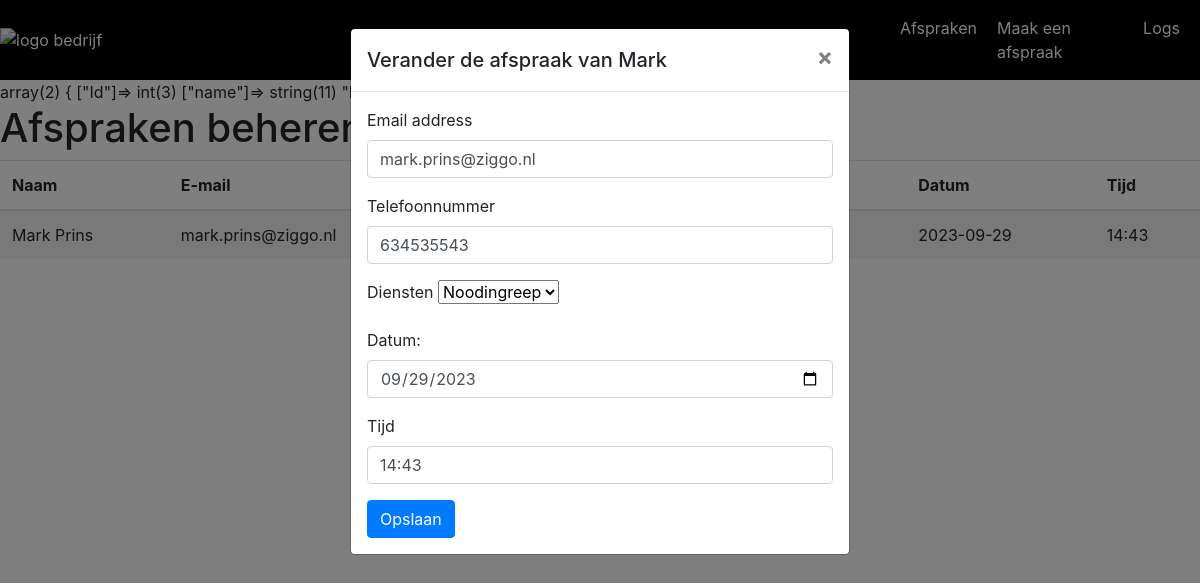
/update.php?id=49, run on the app's committed database.
### tables this page shows
CREATE TABLE `users` (
  `Id` int(11) NOT NULL,
  `firstName` text NOT NULL,
  `lastName` text NOT NULL,
  `phoneNumber` int(11) NOT NULL,
  `email` text NOT NULL,
  `ipAdress` int(11) NOT NULL
);

CREATE TABLE `appointments` (
  `Id` int(11) NOT NULL,
  `userId` int(11) NOT NULL,
  `date` date NOT NULL,
  `time` time NOT NULL,
  `serviceId` int(11) NOT NULL
);

CREATE TABLE `services` (
  `Id` int(11) NOT NULL,
  `name` text NOT NULL
);

### Update.php (the view, shortened to what this page needs)
<?php
require_once('header.php');
$appointmentId = $_GET["id" ];
$query = "SELECT * FROM appointments WHERE Id =$appointmentId";
$statement = $conn->prepare($query);
$statement->execute();
$appointment = $statement->fetch(PDO::FETCH_ASSOC);
$appointmentuserId = $appointment["userId"];
$query = "SELECT * FROM users WHERE Id =$appointmentuserId";
$statement = $conn->prepare($query);
$statement->execute();
$user = $statement->fetch(PDO::FETCH_ASSOC);
$serviceId = $appointment["serviceId"];
$query = "SELECT * FROM services WHERE Id =$serviceId";
$statement = $conn->prepare($query);
$statement->execute();
$service = $statement->fetch(PDO::FETCH_ASSOC);
$query = "SELECT * FROM services";
$statement = $conn->prepare($query);
$statement->execute();
$services = $statement->fetchAll(PDO::FETCH_ASSOC);
?>
<!DOCTYPE html>
<html lang="en">
<?php
var_dump($service);
require_once('header.php');
?>
<body>
    <h1>Afspraken beheren</h1>
    <table class="table table-striped">
        <thead>
            <tr>
                <th>Naam</th>
                <th>E-mail</th>
                <th>Telefoonnummer</th>
                <th>Dienst</th>
                <th>Datum</th>
                <th>Tijd</th>
            </tr>
        </thead>
        <tbody>
                <tr>
                    <td><?php echo $user['firstName'] . ' ' . $user['lastName']; ?></td>
                    <td><?php echo $user['email']; ?></td>
                    <td><?php echo $user['phoneNumber']; ?></td>
                    <td><?php echo $service['name']; ?></td>
                    <td><?php echo $appointment['date']; ?></td>
                    <td><?php echo date('H:i', strtotime($appointment['time'])); ?></td>
                </tr>
        </tbody>
    </table>
    <link rel="stylesheet" href="https://stackpath.bootstrapcdn.com/bootstrap/4.5.2/css/bootstrap.min.css">
    <div class="modal fade" id="editModal" tabindex="-1" role="dialog" aria-labelledby="editModalLabel" aria-hidden="true">
        <div class="modal-dialog" role="document">
            <div class="modal-content">
                <div class="modal-header">
                    <h5 class="modal-title" id="editModalLabel">Verander de afspraak van <?php echo $user['firstName']; ?></h5>
                    <button type="button" class="close" data-dismiss="modal" aria-label="Close">
                        <span aria-hidden="true">&times;</span>
                    </button>
                </div>
                <div class="modal-body">
                    <form method="POST" action="Action.php">
                        <div class="form-group">
                            <label>Email address</label>
                            <input type="email" class="form-control" id="email" name="email" value="<?php echo $user['email'] ?>" placeholder="E-mail">
                        </div>
                        <div class="form-group">
                            <label>Telefoonnummer</label>
                            <input type="text" class="form-control" id="telefoon" name="phoneNumber" value="<?php echo $user['phoneNumber'] ?>" placeholder="Telefoonnummer">
                        </div>
                        <div class="form-group">
                            <label>Diensten</label>
                            <select name="service" id="diensten">
                                 <option value="<?php echo $service['Id'];  ?>"><?php echo $service['name']; ?></option>
                            </select>
                        </div>
                        <div class="form-group">
                            <label for="datum">Datum:</label>
                            <input type="date" class="form-control" id="datum" name="date" value="<?php echo $appointment['date']; ?>" min="<?php echo date('Y-m-d', strtotime('+0 day')); ?>">
                        </div>
                        <div class="form-group">
                            <label>Tijd</label>
                            <?php
                            $formattedTime = date('H:i', strtotime($appointment['time']));
                            ?>
                            <input type="text" class="form-control" name="time" id="tijd" value="<?php echo $formattedTime; ?>" placeholder="Vul hier uw tijd in">
                        </div>
                        <button type="submit" class="btn btn-primary">Opslaan</button>
                    </form>
                </div>
            </div>
        </div>
    </div>
</body>
</html>

### data on the page
users: firstName "Mark", lastName "Prins", email "mark.prins@ziggo.nl", phoneNumber "634535543"
appointments: date "2023-09-29", time "14:43", date "09/29/2023"
services: service "Noodingreep"
